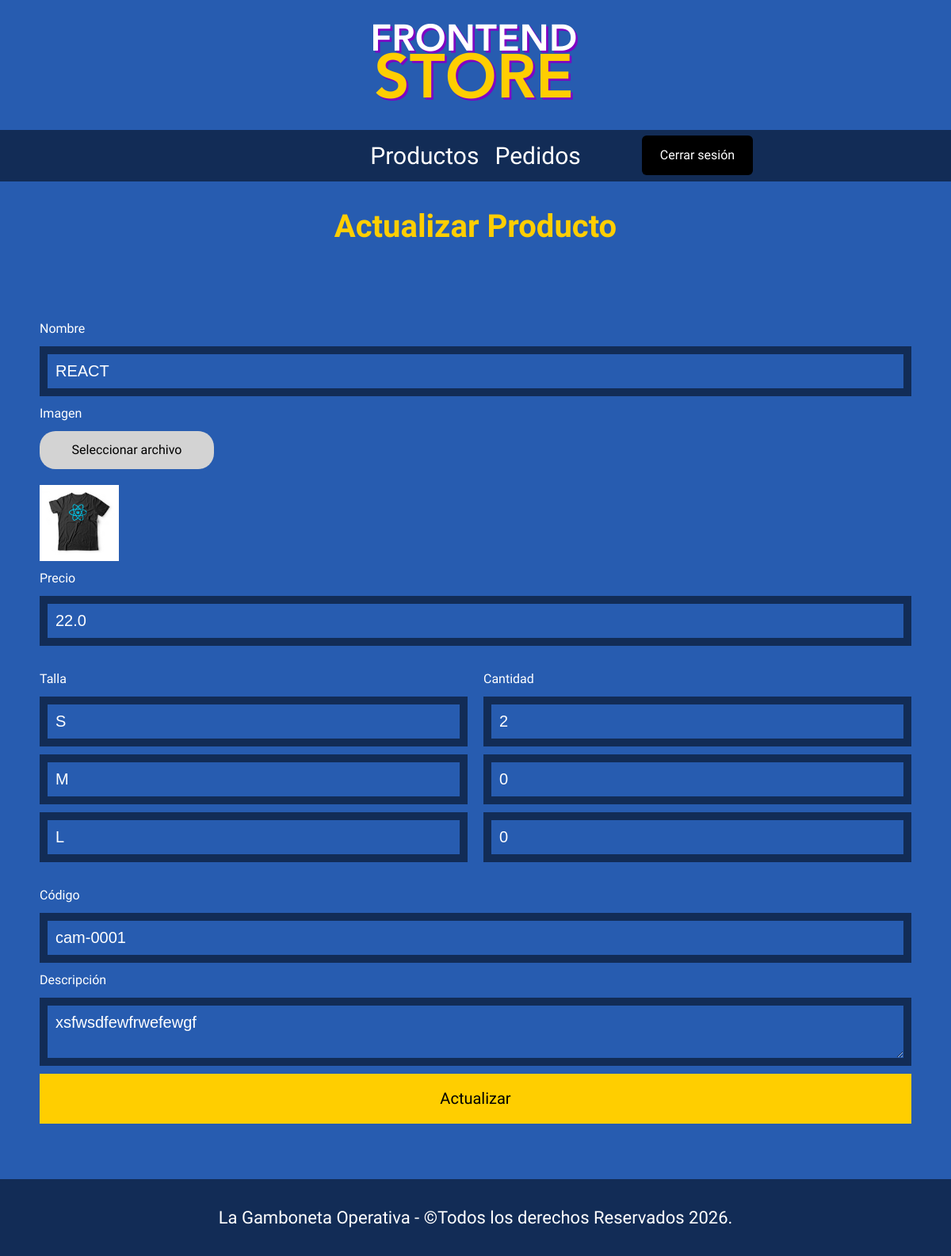
Page /admin/actualizar_producto/1 (signed in) on the committed database.
### tables this page shows
CREATE TABLE productos (
    id_producto INTEGER PRIMARY KEY,
    nombre      TEXT NOT NULL,
    imagen      TEXT,
    precio      REAL DEFAULT 0,
    descripcion TEXT,
    codigo      TEXT UNIQUE
);

CREATE TABLE tallas (
	id_talla INTEGER PRIMARY KEY,
	talla TEXT NOT NULL
);

### app.py (the view, shortened to what this page needs)
@app.route('/admin/actualizar_producto/<int:id>', methods=['GET', 'POST'])
def actualizar_producto(id):
    producto = Productos.obtener_producto(id)
    tallas = Productos.obtener_tallas()
    stock = Productos.obtener_stock_por_producto(id)
    return render_template('admin/actualizar_producto.html', producto = producto, tallas = tallas, stock = stock)

### app.py (called while the page is built)
@app.before_request
def verificar_sesion():
    if request.path.startswith('/admin') and 'admin' not in session:
        flash('No intentes burlar al sistema', 'danger')
        return redirect(url_for('login'))

### database/db.py (called while the page is built)
def conectarDB():
    try:
      db = sqlite3.connect(DB_URL)
      db.row_factory = sqlite3.Row
      print("Conexión exitosa")
      return db
    except:
      print("Error")

### models/Productos.py (called while the page is built)
    @staticmethod
    def obtener_tallas():
        db = conectarDB()
        cursor = db.cursor()
        cursor.execute("SELECT id_talla, talla FROM tallas")
        tallas = cursor.fetchall()
        db.close()
        return tallas

    @staticmethod
    def obtener_stock_por_producto(id):
        db = conectarDB()
        cursor = db.cursor()
        cursor.execute("""SELECT t.talla, vc.stock FROM variantes_camisas vc
                            LEFT JOIN tallas t ON vc.id_talla = t.id_talla
                            WHERE vc.id_producto = ?
                        """, (id,))
        stock_detalle = cursor.fetchall()
        db.close()
        return stock_detalle

### templates/admin/actualizar_producto.html (shortened to what this page needs)
{% extends "base.html" %}
{% block contenido %}
    <h1>Actualizar Producto</h1>
    <form class="formulario-producto" method="POST" enctype="multipart/form-data">
        <label for="nombre">Nombre</label>
        <input class="formulario__campo" type="text" name="nombre" id="nombre" value="{{producto.nombre}}">
        <label>Imagen</label>
        <div class="contenedor-imagen">
            <label for="imagen">Seleccionar archivo</label>
        </div>
        {% if producto.imagen %}
        <img src="{{url_for('static', filename='uploads/' ~ producto.imagen)}}" class="imagen-small" alt="imagen">
        {% endif %}
        <label for="precio">Precio</label>
        <input class="formulario__campo" type="number" name="precio" id="precio" value="{{producto.precio}}" step="0.01">
        <div class="seccion-tallas">
            <div class="encabezado-tallas">
                <span class="label-mini">Talla</span>
                <span class="label-mini">Cantidad</span>
            </div>
            {% for t in tallas %}
            <div class="fila-talla">
                <input type="text" class="formulario__campo" value="{{ t[1] }}">
                {% set vc = namespace(cantidad=0) %}
                {% for s in stock %}
                    {% if s[0] == t[1] %}
                        {% set vc.cantidad = s[1] %}
                    {% endif %}
                {% endfor %}
                <input class="formulario__campo" type="number" name="cantidad[]" value="{{vc.cantidad}}" placeholder="0" min="0">
            </div>
            {% endfor %}
        </div>
        <label for="codigo">Código</label>
        <input class="formulario__campo" type="text" name="codigo" id="codigo" value="{{producto.codigo}}">
        <label for="descripcion">Descripción</label>
        <textarea class="formulario__campo" name="descripcion" id="descripcion">{{producto.descripcion}}</textarea>
        <button class="formulario__submit" type="submit">Actualizar</button>
    </form>
{% endblock %}

### static/css/style.css (style rules this page uses)
:root { --primario: #275cb0; --primarioMedioOscuro: #1f498d; --primarioOscuro: #122c56; --secundario: #ffce00; --secundarioOscuro: rgb(224, 180, 2); --naranja: #ff8000; --naranjaOscuro: #bf6000; --rojo: #c61f1f; --rojoOscuro: #9b1515; --blanco: #fff; --negro: #000; --fuentePrincipal: "Staatliches", sans-serif; }
html { box-sizing: border-box; font-size: 62.5%; }
*, *:before, *:after { box-sizing: inherit; }
body { background-color: var(--primario); font-size: 1.6rem; line-height: 1.5; }
img { width: 100%; }
h1,h2,h3 { text-align: center; color: var(--secundario); font-family: var(--fuentePrincipal); }
h1 { font-size: 4rem; }
.formulario__campo { border: 1rem solid var(--primarioOscuro); background-color: transparent; color: var(--blanco); font-size: 2rem; font-family: Arial, Helvetica, sans-serif; padding: 1rem; appearance: none; }
.formulario__campo::placeholder { color: var(--blanco); }
.formulario__submit { background-color: var(--secundario); border: none; font-size: 2rem; font-family: var(--fuentePrincipal); padding: 2rem; transition: background-color 0.3s ease; grid-column: 1 / 3; }
.imagen-small { width: 10rem; }
.formulario-producto { display: flex; flex-direction: column; gap: 1rem; padding: 5rem; border-radius: 2rem; }
label { display: flex; color: var(--blanco); font-family: var(--fuentePrincipal); }
label[for="imagen"] { display: flex; align-items: center; justify-content: center; padding: 1.2rem 1rem; border-radius: 2rem; width: 20%; background-color: lightgray; color: var(--negro); cursor: pointer; }
.contenedor-imagen { display: flex; align-items: center; gap: 2rem; margin-bottom: 1rem; color: var(--blanco); }
.seccion-tallas { margin: 2rem 0; display: flex; flex-direction: column; gap: 10px; }
.encabezado-tallas, .fila-talla { display: grid; grid-template-columns: 1fr 1fr; gap: 2rem; align-items: center; }
.label-mini { font-family: var(--fuentePrincipal); color: var(--blanco); }

### rows in the picture
productos: nombre "REACT", imagen (picture), precio "22.0", codigo "cam-0001", descripcion "xsfwsdfewfrwefewgf"
tallas: talla "S", cantidad "2"
tallas: talla "M", cantidad "0"
tallas: talla "L", cantidad "0"
